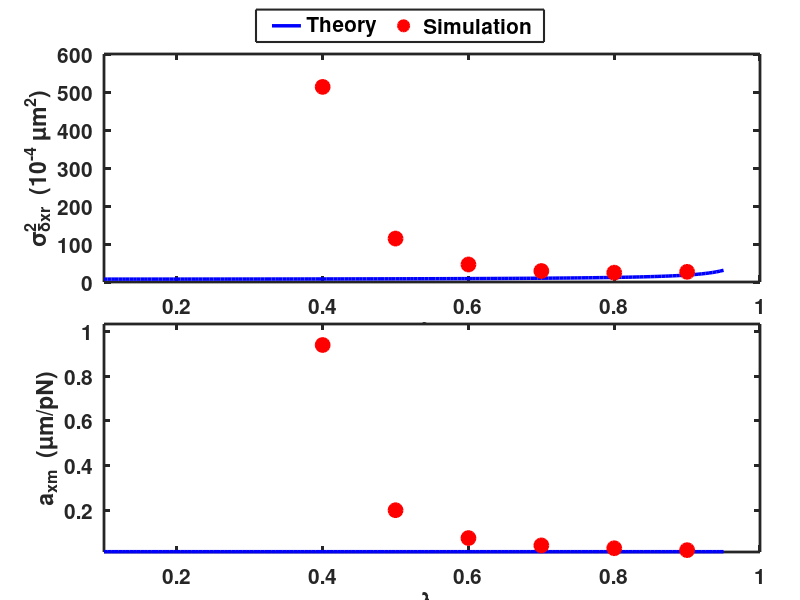
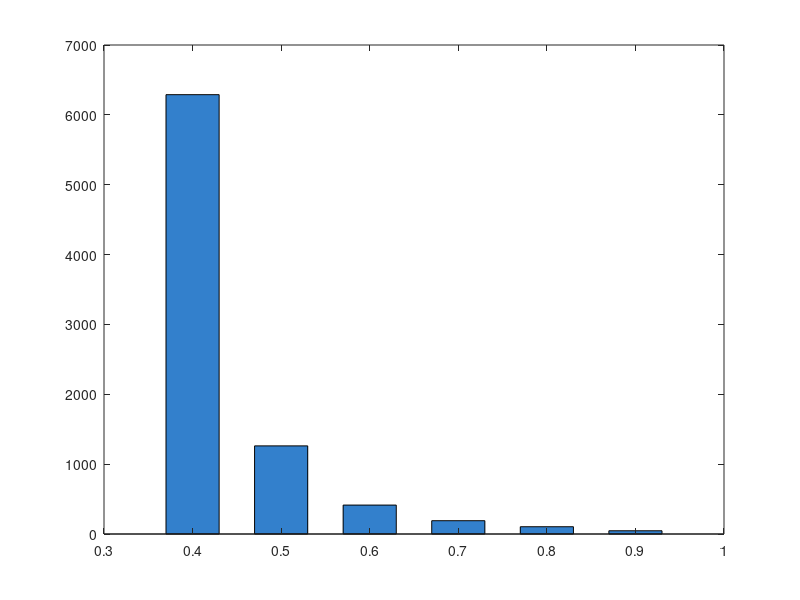

Write the MATLAB code that produced these figures, in order. (Note: this script raises an error after producing the figures.)
% verify_eq13_estimator.m — Eq. 13 verification: two delay-compensation methods
%
% Method 1: 3-state estimator (dz1->dz2->dz3 + pole placement)
% Method 2: d-step delay control law (Eq. 17, expanded form)
%
% Simplified conditions: known gamma_N, no disturbance, stationary probe.
% Goal: verify both methods recover a_x via Eq. 13, and compare accuracy.

clear; clc; close all;

%% ===== Physical Parameters =====
Ts      = 1/1600;            % sampling time [s]
kb      = 1.3806503e-23;     % Boltzmann constant [J/K]
T_temp  = 310.15;            % temperature [K]
R_probe = 2.25e-6;           % probe radius [m]
eta     = 0.001;             % viscosity [Pa*s]
gammaN  = 0.0425;            % friction coefficient [pN*s/um]

a_x      = Ts / gammaN;                                    % mobility [um/pN]
sigma_fT  = sqrt(4 * kb * T_temp * (gammaN * 1e-6) / Ts * 1e24); % thermal force std [pN]

%% ===== Estimator: Pole Placement =====
% All 3 estimator poles at lambda_e; gains derived from A(3,3) = lc:
%   L1 = lc - 3*le,  L2 = lc^2 - 3*lc*le + 3*le^2,  L3 = (lc - le)^3
% Gains depend on lc, so they are computed inside the main loop.
lambda_e = 0.3;
fprintf('Estimator pole placement: lambda_e = %.1f\n\n', lambda_e);

%% ===== Simulation Parameters =====
lc_sim   = [0.4, 0.5, 0.6, 0.7, 0.8, 0.9];  % lambda_c > lambda_e = 0.3
n_lc     = length(lc_sim);
N        = 80000;
ss_start = 40000;
z_d      = 25;               % desired position [um]

% Dense theory curve
lc_dense = 0.1:0.005:0.95;
C_dense  = 2 + 1./(1 - lc_dense.^2);
sig2_theory_dense = C_dense * 4 * kb * T_temp * a_x * 1e18;  % [um^2]

%% ===== Storage =====
sig2_est   = zeros(1, n_lc);   % estimator method
sig2_eq17  = zeros(1, n_lc);   % d-step delay control law (Eq. 17)
axm_est    = zeros(1, n_lc);   % recovered a_x from estimator [um/pN]
axm_eq17   = zeros(1, n_lc);   % recovered a_x from Eq. 17 [um/pN]

%% ===== Main Loop =====
for idx = 1:n_lc
    lc = lc_sim(idx);
    C_lc = 2 + 1/(1 - lc^2);
    den_eq13 = 4 * kb * T_temp * C_lc;

    % --- Method 1: 3-state estimator ---
    % Observer gains (closed-loop A(3,3)=lc pole placement)
    L1 = lc - 3*lambda_e;
    L2 = lc^2 - 3*lc*lambda_e + 3*lambda_e^2;
    L3 = (lc - lambda_e)^3;

    rng(42 + idx);
    fT = sigma_fT * randn(N, 1);          % thermal force [pN]

    z = z_d;                               % position [um]
    z_hist = zeros(N, 1);  z_hist(1) = z_d;
    dzm_all_est = zeros(N, 1);

    % Estimator states: dz = z_d - z (displacement error [um])
    dz1_hat = 0;  dz2_hat = 0;  dz3_hat = 0;

    for k = 1:N
        % Delayed measurement (d = 2 steps)
        if k >= 3, z_del = z_hist(k-2); else, z_del = z_d; end
        dzm = z_d - z_del;                % [um]
        dzm_all_est(k) = dzm;

        % Innovation
        innov = dzm - dz1_hat;

        % Control law: fd = (1/a_x)*[(z_d[k]-z_d[k-1]) + (1-lc)*dz3_hat]
        % Feedforward term is 0 for stationary z_d.
        fd_k = (1/a_x) * (1 - lc) * dz3_hat;   % [pN]

        % Estimator update
        dz1_new = dz2_hat      + L1 * innov;
        dz2_new = dz3_hat      + L2 * innov;
        dz3_new = lc * dz3_hat + L3 * innov;
        dz1_hat = dz1_new;
        dz2_hat = dz2_new;
        dz3_hat = dz3_new;

        % Plant dynamics: dz = a_x * (fd + fT) [um]
        z_new = z + a_x * (fd_k + fT(k));
        if k < N, z_hist(k+1) = z_new; end
        z = z_new;
    end

    ss = ss_start:N;
    sig2_est(idx) = var(dzm_all_est(ss));                     % [um^2]
    axm_est(idx) = (sig2_est(idx) * 1e-12) / den_eq13 * 1e-6; % [um/pN]

    % --- Method 2: d-step delay control law, Eq. 17 (same noise) ---
    rng(42 + idx);
    fT = sigma_fT * randn(N, 1);          % thermal force [pN]

    z = z_d;
    z_hist = zeros(N, 1);  z_hist(1) = z_d;
    fd_hist = zeros(N, 1);
    dzm_all_eq17 = zeros(N, 1);

    for k = 1:N
        if k >= 3, z_del = z_hist(k-2); else, z_del = z_d; end
        dzm = z_d - z_del;                % [um]
        dzm_all_eq17(k) = dzm;

        % Eq. 17: d-step delay control law (d=2, stationary)
        %   fd[k] = (1/a_x)*(1-lc)*dzm[k] - (1-lc)*sum(fd[k-i], i=1..d)
        if k >= 3, fk2 = fd_hist(k-2); else, fk2 = 0; end
        if k >= 2, fk1 = fd_hist(k-1); else, fk1 = 0; end
        fd_k = (1/a_x)*(1-lc)*dzm - (1-lc)*(fk1 + fk2);  % [pN]
        fd_hist(k) = fd_k;

        z_new = z + a_x * (fd_k + fT(k));
        if k < N, z_hist(k+1) = z_new; end
        z = z_new;
    end

    sig2_eq17(idx) = var(dzm_all_eq17(ss));                     % [um^2]
    axm_eq17(idx) = (sig2_eq17(idx) * 1e-12) / den_eq13 * 1e-6; % [um/pN]
end

%% ===== Results Table =====
% axm_est / axm_eq17: a_x recovered via Eq. 13 [um/pN]
% err_est / err_eq17: relative error vs true a_x [%]
rel_err_est  = abs(axm_est  - a_x) / a_x * 100;
rel_err_eq17 = abs(axm_eq17 - a_x) / a_x * 100;

fprintf('==========================================================\n');
fprintf('  Eq. 13 verification: 3-state estimator vs Eq. 17\n');
fprintf('==========================================================\n\n');
fprintf('%-6s  %-12s %-12s %-10s %-10s\n', ...
    'lc', 'axm_est', 'axm_eq17', 'err_est', 'err_eq17');
fprintf('%s\n', repmat('-', 1, 54));
for idx = 1:n_lc
    fprintf('%-6.1f  %-12.5f %-12.5f %-10.2f %-10.2f\n', ...
        lc_sim(idx), axm_est(idx), axm_eq17(idx), ...
        rel_err_est(idx), rel_err_eq17(idx));
end
fprintf('\na_x_true = %.5f um/pN\n', a_x);

%% ===== Lambda_e sensitivity test (lc = 0.7) =====
% Test how estimator pole lambda_e affects a_x estimation accuracy
lc_test = 0.7;
le_list = [0.1, 0.2, 0.3, 0.5, 0.7];
axm_le = zeros(size(le_list));
C_test = 2 + 1/(1 - lc_test^2);
den_test = 4 * kb * T_temp * C_test;

for j = 1:length(le_list)
    le = le_list(j);
    L1t = lc_test - 3*le;
    L2t = lc_test^2 - 3*lc_test*le + 3*le^2;
    L3t = (lc_test - le)^3;

    rng(99);
    fT = sigma_fT * randn(N, 1);
    z = z_d; z_hist = zeros(N,1); z_hist(1) = z_d;
    dzm_all = zeros(N,1);
    dz1h = 0; dz2h = 0; dz3h = 0;

    for k = 1:N
        if k>=3, z_del=z_hist(k-2); else, z_del=z_d; end
        dzm = z_d - z_del; dzm_all(k) = dzm;
        innov = dzm - dz1h;
        fd_k = (1/a_x)*(1-lc_test)*dz3h;
        dz1h_n = dz2h + L1t*innov;
        dz2h_n = dz3h + L2t*innov;
        dz3h_n = lc_test*dz3h + L3t*innov;
        dz1h = dz1h_n; dz2h = dz2h_n; dz3h = dz3h_n;
        z_new = z + a_x*(fd_k + fT(k));
        if k<N, z_hist(k+1)=z_new; end; z=z_new;
    end
    axm_le(j) = (var(dzm_all(ss))*1e-12)/den_test*1e-6;
end

fprintf('\n--- Lambda_e sensitivity (lc = 0.7) ---\n');
fprintf('%-10s %-12s %-10s\n', 'lambda_e', 'a_xm', 'error');
for j = 1:length(le_list)
    fprintf('%-10.1f %-12.5f %-10.2f%%\n', le_list(j), axm_le(j), ...
        abs(axm_le(j)-a_x)/a_x*100);
end

%% ===== Figure 1: Main result =====
fig1 = figure('Position', [50 50 700 750], 'Color', 'w');

ax1 = subplot(2,1,1);
h1a = plot(lc_dense, sig2_theory_dense*1e4, 'b-', 'LineWidth', 2.5);
hold on;
h1b = plot(lc_sim, sig2_est*1e4, 'ro', 'MarkerSize', 10, 'MarkerFaceColor', 'r', 'LineWidth', 1.5);
hold off;
xlabel('\lambda_c', 'FontSize', 18, 'FontWeight', 'bold');
ylabel('\sigma^2_{\deltaxr}  (10^{-4} \mum^2)', 'FontSize', 16, 'FontWeight', 'bold');
set(ax1, 'FontSize', 15, 'FontWeight', 'bold', 'LineWidth', 2, ...
    'Box', 'on', 'XGrid', 'off', 'YGrid', 'off');
xlim([0.1 1.0]);
set(ax1, 'Position', [0.13 0.53 0.82 0.38]);

ax2 = subplot(2,1,2);
plot(lc_dense, ones(size(lc_dense))*a_x, 'b-', 'LineWidth', 2.5);
hold on;
plot(lc_sim, axm_est, 'ro', 'MarkerSize', 10, 'MarkerFaceColor', 'r', 'LineWidth', 1.5);
hold off;
xlabel('\lambda_c', 'FontSize', 18, 'FontWeight', 'bold');
ylabel('a_{xm}  (\mum/pN)', 'FontSize', 16, 'FontWeight', 'bold');
set(ax2, 'FontSize', 15, 'FontWeight', 'bold', 'LineWidth', 2, ...
    'Box', 'on', 'XGrid', 'off', 'YGrid', 'off');
xlim([0.1 1.0]);
% Auto ylim to include both theory line and simulation data
yl_lo = min([a_x, min(axm_est)]) * 0.9;
yl_hi = max([a_x, max(axm_est)]) * 1.1;
ylim([yl_lo yl_hi]);
set(ax2, 'Position', [0.13 0.08 0.82 0.38]);

lg = legend(ax1, [h1a, h1b], {'Theory', 'Simulation'}, ...
    'Orientation', 'horizontal', 'FontSize', 15, 'FontWeight', 'bold', ...
    'Box', 'on', 'LineWidth', 1.5);
set(lg, 'Position', [0.32 0.93 0.36 0.04]);

saveas(fig1, 'fig_estimator_main.png');

%% ===== Figure 2: Error bar chart =====
fig2 = figure('Position', [50 50 600 350], 'Color', 'w');
bar(lc_sim, rel_err_est, 0.6, 'FaceColor', [0.2 0.5 0.8]);
hold on; yline(2, 'r--', 'LineWidth', 1.5);
text(0.85, 2.3, '2%', 'Color', 'r', 'FontSize', 12, 'FontWeight', 'bold');
hold off;
xlabel('\lambda_c', 'FontSize', 16, 'FontWeight', 'bold');
ylabel('Relative Error (%)', 'FontSize', 14, 'FontWeight', 'bold');
set(gca, 'FontSize', 13, 'FontWeight', 'bold', 'LineWidth', 1.5, ...
    'Box', 'on', 'XGrid', 'off', 'YGrid', 'off');
ylim([0 max(rel_err_est)*1.2]);
saveas(fig2, 'fig_estimator_error.png');

%% ===== Figure 3: Lambda_e sensitivity =====
fig3 = figure('Position', [50 50 600 350], 'Color', 'w');
plot(le_list, axm_le, 'ro-', 'MarkerSize', 10, 'MarkerFaceColor', 'r', 'LineWidth', 2);
hold on;
yline(a_x, 'b-', 'LineWidth', 2.5);
hold off;
xlabel('\lambda_e', 'FontSize', 16, 'FontWeight', 'bold');
ylabel('a_{xm}  (\mum/pN)', 'FontSize', 14, 'FontWeight', 'bold');
set(gca, 'FontSize', 13, 'FontWeight', 'bold', 'LineWidth', 1.5, ...
    'Box', 'on', 'XGrid', 'off', 'YGrid', 'off');
ylim([0.012 max(axm_le)*1.1]);
lg3 = legend('Simulation', 'a_x true', 'Location', 'north', ...
    'Orientation', 'horizontal', 'FontSize', 13, 'FontWeight', 'bold', ...
    'Box', 'on', 'LineWidth', 1.5);
saveas(fig3, 'fig_estimator_lambda_e.png');

fprintf('\n3 figures saved.\n');
